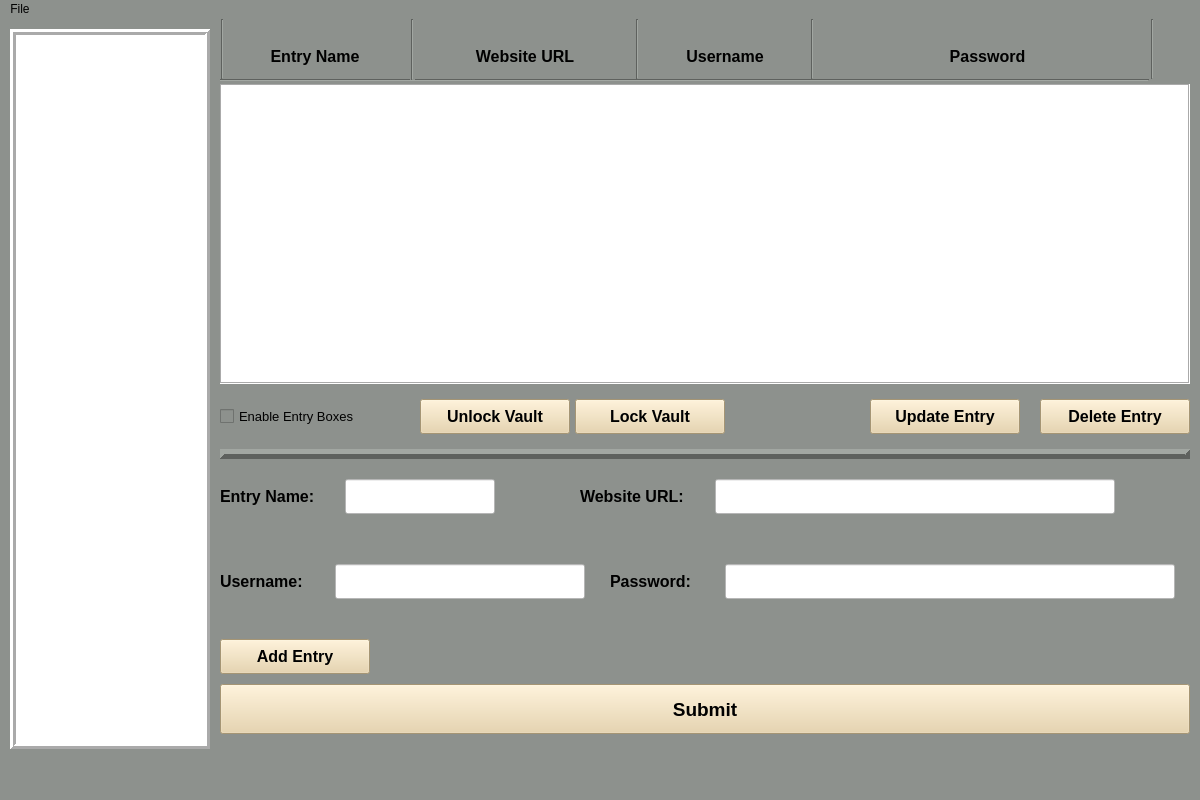
<?xml version="1.0" encoding="UTF-8"?>
<ui version="4.0">
 <class>MainWindow</class>
 <widget class="QMainWindow" name="MainWindow">
  <property name="geometry">
   <rect>
    <x>0</x>
    <y>0</y>
    <width>1200</width>
    <height>800</height>
   </rect>
  </property>
  <property name="minimumSize">
   <size>
    <width>1200</width>
    <height>800</height>
   </size>
  </property>
  <property name="maximumSize">
   <size>
    <width>1200</width>
    <height>800</height>
   </size>
  </property>
  <property name="windowTitle">
   <string>MainWindow</string>
  </property>
  <property name="styleSheet">
   <string notr="true">background-color: rgb(141, 145, 141);</string>
  </property>
  <widget class="QWidget" name="centralwidget">
   <widget class="QListWidget" name="account_list">
    <property name="geometry">
     <rect>
      <x>10</x>
      <y>10</y>
      <width>200</width>
      <height>720</height>
     </rect>
    </property>
    <property name="font">
     <font>
      <family>Arial</family>
      <pointsize>12</pointsize>
     </font>
    </property>
    <property name="styleSheet">
     <string notr="true">background-color: rgb(255, 255, 255)</string>
    </property>
    <property name="frameShape">
     <enum>QFrame::Box</enum>
    </property>
    <property name="frameShadow">
     <enum>QFrame::Raised</enum>
    </property>
    <property name="lineWidth">
     <number>3</number>
    </property>
   </widget>
   <widget class="Line" name="line_5">
    <property name="geometry">
     <rect>
      <x>220</x>
      <y>59</y>
      <width>929</width>
      <height>5</height>
     </rect>
    </property>
    <property name="orientation">
     <enum>Qt::Horizontal</enum>
    </property>
   </widget>
   <widget class="Line" name="line_2">
    <property name="geometry">
     <rect>
      <x>220</x>
      <y>0</y>
      <width>5</width>
      <height>60</height>
     </rect>
    </property>
    <property name="orientation">
     <enum>Qt::Vertical</enum>
    </property>
   </widget>
   <widget class="QLabel" name="name_label">
    <property name="geometry">
     <rect>
      <x>230</x>
      <y>20</y>
      <width>170</width>
      <height>35</height>
     </rect>
    </property>
    <property name="font">
     <font>
      <family>Arial</family>
      <pointsize>12</pointsize>
      <weight>75</weight>
      <bold>true</bold>
     </font>
    </property>
    <property name="styleSheet">
     <string notr="true"/>
    </property>
    <property name="text">
     <string>Entry Name</string>
    </property>
    <property name="alignment">
     <set>Qt::AlignCenter</set>
    </property>
   </widget>
   <widget class="Line" name="line">
    <property name="geometry">
     <rect>
      <x>410</x>
      <y>0</y>
      <width>5</width>
      <height>61</height>
     </rect>
    </property>
    <property name="orientation">
     <enum>Qt::Vertical</enum>
    </property>
   </widget>
   <widget class="QLabel" name="website_label">
    <property name="geometry">
     <rect>
      <x>425</x>
      <y>20</y>
      <width>200</width>
      <height>35</height>
     </rect>
    </property>
    <property name="font">
     <font>
      <family>Arial</family>
      <pointsize>12</pointsize>
      <weight>75</weight>
      <bold>true</bold>
     </font>
    </property>
    <property name="styleSheet">
     <string notr="true"/>
    </property>
    <property name="text">
     <string>Website URL</string>
    </property>
    <property name="alignment">
     <set>Qt::AlignCenter</set>
    </property>
   </widget>
   <widget class="Line" name="line_3">
    <property name="geometry">
     <rect>
      <x>635</x>
      <y>0</y>
      <width>5</width>
      <height>60</height>
     </rect>
    </property>
    <property name="orientation">
     <enum>Qt::Vertical</enum>
    </property>
   </widget>
   <widget class="QLabel" name="username_label">
    <property name="geometry">
     <rect>
      <x>650</x>
      <y>20</y>
      <width>150</width>
      <height>35</height>
     </rect>
    </property>
    <property name="font">
     <font>
      <family>Arial</family>
      <pointsize>12</pointsize>
      <weight>75</weight>
      <bold>true</bold>
     </font>
    </property>
    <property name="styleSheet">
     <string notr="true"/>
    </property>
    <property name="text">
     <string>Username</string>
    </property>
    <property name="alignment">
     <set>Qt::AlignCenter</set>
    </property>
   </widget>
   <widget class="Line" name="line_4">
    <property name="geometry">
     <rect>
      <x>810</x>
      <y>0</y>
      <width>5</width>
      <height>60</height>
     </rect>
    </property>
    <property name="orientation">
     <enum>Qt::Vertical</enum>
    </property>
   </widget>
   <widget class="QLabel" name="password_label">
    <property name="geometry">
     <rect>
      <x>825</x>
      <y>20</y>
      <width>325</width>
      <height>35</height>
     </rect>
    </property>
    <property name="font">
     <font>
      <family>Arial</family>
      <pointsize>12</pointsize>
      <weight>75</weight>
      <italic>false</italic>
      <bold>true</bold>
     </font>
    </property>
    <property name="styleSheet">
     <string notr="true"/>
    </property>
    <property name="frameShape">
     <enum>QFrame::NoFrame</enum>
    </property>
    <property name="text">
     <string>Password</string>
    </property>
    <property name="alignment">
     <set>Qt::AlignCenter</set>
    </property>
   </widget>
   <widget class="Line" name="line_6">
    <property name="geometry">
     <rect>
      <x>1150</x>
      <y>0</y>
      <width>5</width>
      <height>60</height>
     </rect>
    </property>
    <property name="orientation">
     <enum>Qt::Vertical</enum>
    </property>
   </widget>
   <widget class="QTableWidget" name="account_table">
    <property name="geometry">
     <rect>
      <x>220</x>
      <y>65</y>
      <width>970</width>
      <height>300</height>
     </rect>
    </property>
    <property name="styleSheet">
     <string notr="true">background-color: rgb(255, 255, 255)</string>
    </property>
    <property name="frameShape">
     <enum>QFrame::Box</enum>
    </property>
   </widget>
   <widget class="QCheckBox" name="enable_checkbox">
    <property name="geometry">
     <rect>
      <x>220</x>
      <y>380</y>
      <width>175</width>
      <height>35</height>
     </rect>
    </property>
    <property name="font">
     <font>
      <family>Arial</family>
      <pointsize>10</pointsize>
     </font>
    </property>
    <property name="text">
     <string>Enable Entry Boxes</string>
    </property>
   </widget>
   <widget class="QPushButton" name="unlock_vault_btn">
    <property name="geometry">
     <rect>
      <x>420</x>
      <y>380</y>
      <width>150</width>
      <height>35</height>
     </rect>
    </property>
    <property name="font">
     <font>
      <family>Arial</family>
      <pointsize>12</pointsize>
      <weight>75</weight>
      <bold>true</bold>
     </font>
    </property>
    <property name="styleSheet">
     <string notr="true">background-color: rgb(231, 208, 162);</string>
    </property>
    <property name="text">
     <string>Unlock Vault</string>
    </property>
   </widget>
   <widget class="QPushButton" name="lock_vault_btn">
    <property name="geometry">
     <rect>
      <x>575</x>
      <y>380</y>
      <width>150</width>
      <height>35</height>
     </rect>
    </property>
    <property name="font">
     <font>
      <family>Arial</family>
      <pointsize>12</pointsize>
      <weight>75</weight>
      <bold>true</bold>
     </font>
    </property>
    <property name="styleSheet">
     <string notr="true">background-color: rgb(231, 208, 162);</string>
    </property>
    <property name="text">
     <string>Lock Vault</string>
    </property>
   </widget>
   <widget class="QPushButton" name="update_entry_btn">
    <property name="geometry">
     <rect>
      <x>870</x>
      <y>380</y>
      <width>150</width>
      <height>35</height>
     </rect>
    </property>
    <property name="font">
     <font>
      <family>Arial</family>
      <pointsize>12</pointsize>
      <weight>75</weight>
      <bold>true</bold>
     </font>
    </property>
    <property name="styleSheet">
     <string notr="true">background-color: rgb(231, 208, 162);</string>
    </property>
    <property name="text">
     <string>Update Entry</string>
    </property>
   </widget>
   <widget class="QPushButton" name="delete_entry_btn">
    <property name="geometry">
     <rect>
      <x>1040</x>
      <y>380</y>
      <width>150</width>
      <height>35</height>
     </rect>
    </property>
    <property name="font">
     <font>
      <family>Arial</family>
      <pointsize>12</pointsize>
      <weight>75</weight>
      <bold>true</bold>
     </font>
    </property>
    <property name="styleSheet">
     <string notr="true">background-color: rgb(231, 208, 162);</string>
    </property>
    <property name="text">
     <string>Delete Entry</string>
    </property>
   </widget>
   <widget class="Line" name="line_7">
    <property name="geometry">
     <rect>
      <x>220</x>
      <y>430</y>
      <width>970</width>
      <height>10</height>
     </rect>
    </property>
    <property name="font">
     <font>
      <weight>75</weight>
      <bold>true</bold>
     </font>
    </property>
    <property name="frameShadow">
     <enum>QFrame::Raised</enum>
    </property>
    <property name="lineWidth">
     <number>5</number>
    </property>
    <property name="orientation">
     <enum>Qt::Horizontal</enum>
    </property>
   </widget>
   <widget class="QLabel" name="entry_label">
    <property name="geometry">
     <rect>
      <x>220</x>
      <y>460</y>
      <width>125</width>
      <height>35</height>
     </rect>
    </property>
    <property name="font">
     <font>
      <family>Arial</family>
      <pointsize>12</pointsize>
      <weight>75</weight>
      <bold>true</bold>
     </font>
    </property>
    <property name="text">
     <string>Entry Name:</string>
    </property>
   </widget>
   <widget class="QLineEdit" name="name_entry">
    <property name="geometry">
     <rect>
      <x>345</x>
      <y>460</y>
      <width>150</width>
      <height>35</height>
     </rect>
    </property>
    <property name="font">
     <font>
      <family>Arial</family>
      <pointsize>12</pointsize>
     </font>
    </property>
    <property name="styleSheet">
     <string notr="true">background-color: rgb(255, 255, 255);</string>
    </property>
   </widget>
   <widget class="QLabel" name="weburl_leabel">
    <property name="geometry">
     <rect>
      <x>580</x>
      <y>460</y>
      <width>135</width>
      <height>35</height>
     </rect>
    </property>
    <property name="font">
     <font>
      <family>Arial</family>
      <pointsize>12</pointsize>
      <weight>75</weight>
      <bold>true</bold>
     </font>
    </property>
    <property name="text">
     <string>Website URL:</string>
    </property>
   </widget>
   <widget class="QLineEdit" name="web_url_entry">
    <property name="geometry">
     <rect>
      <x>715</x>
      <y>460</y>
      <width>400</width>
      <height>35</height>
     </rect>
    </property>
    <property name="font">
     <font>
      <family>Arial</family>
      <pointsize>12</pointsize>
     </font>
    </property>
    <property name="styleSheet">
     <string notr="true">background-color: rgb(255, 255, 255);</string>
    </property>
   </widget>
   <widget class="QLabel" name="user_label">
    <property name="geometry">
     <rect>
      <x>220</x>
      <y>545</y>
      <width>115</width>
      <height>35</height>
     </rect>
    </property>
    <property name="font">
     <font>
      <family>Arial</family>
      <pointsize>12</pointsize>
      <weight>75</weight>
      <bold>true</bold>
     </font>
    </property>
    <property name="text">
     <string>Username:</string>
    </property>
   </widget>
   <widget class="QLineEdit" name="user_entry">
    <property name="geometry">
     <rect>
      <x>335</x>
      <y>545</y>
      <width>250</width>
      <height>35</height>
     </rect>
    </property>
    <property name="font">
     <font>
      <family>Arial</family>
      <pointsize>12</pointsize>
     </font>
    </property>
    <property name="styleSheet">
     <string notr="true">background-color: rgb(255, 255, 255);</string>
    </property>
   </widget>
   <widget class="QLabel" name="passwd_label">
    <property name="geometry">
     <rect>
      <x>610</x>
      <y>545</y>
      <width>115</width>
      <height>35</height>
     </rect>
    </property>
    <property name="font">
     <font>
      <family>Arial</family>
      <pointsize>12</pointsize>
      <weight>75</weight>
      <bold>true</bold>
     </font>
    </property>
    <property name="text">
     <string>Password:</string>
    </property>
   </widget>
   <widget class="QLineEdit" name="password_entry">
    <property name="geometry">
     <rect>
      <x>725</x>
      <y>545</y>
      <width>450</width>
      <height>35</height>
     </rect>
    </property>
    <property name="font">
     <font>
      <family>Arial</family>
      <pointsize>12</pointsize>
     </font>
    </property>
    <property name="styleSheet">
     <string notr="true">background-color: rgb(255, 255, 255);</string>
    </property>
   </widget>
   <widget class="QPushButton" name="add_entry_btn">
    <property name="geometry">
     <rect>
      <x>220</x>
      <y>620</y>
      <width>150</width>
      <height>35</height>
     </rect>
    </property>
    <property name="font">
     <font>
      <family>Arial</family>
      <pointsize>12</pointsize>
      <weight>75</weight>
      <bold>true</bold>
     </font>
    </property>
    <property name="styleSheet">
     <string notr="true">background-color: rgb(231, 208, 162);</string>
    </property>
    <property name="text">
     <string>Add Entry</string>
    </property>
   </widget>
   <widget class="QPushButton" name="submit_btn">
    <property name="geometry">
     <rect>
      <x>220</x>
      <y>665</y>
      <width>970</width>
      <height>50</height>
     </rect>
    </property>
    <property name="font">
     <font>
      <family>Arial</family>
      <pointsize>14</pointsize>
      <weight>75</weight>
      <bold>true</bold>
     </font>
    </property>
    <property name="styleSheet">
     <string notr="true">background-color: rgb(231, 208, 162);</string>
    </property>
    <property name="text">
     <string>Submit</string>
    </property>
   </widget>
  </widget>
  <widget class="QMenuBar" name="menubar">
   <property name="geometry">
    <rect>
     <x>0</x>
     <y>0</y>
     <width>1200</width>
     <height>26</height>
    </rect>
   </property>
   <widget class="QMenu" name="menuFile">
    <property name="title">
     <string>File</string>
    </property>
   </widget>
   <addaction name="menuFile"/>
  </widget>
  <widget class="QStatusBar" name="statusbar"/>
 </widget>
 <resources/>
 <connections/>
</ui>
